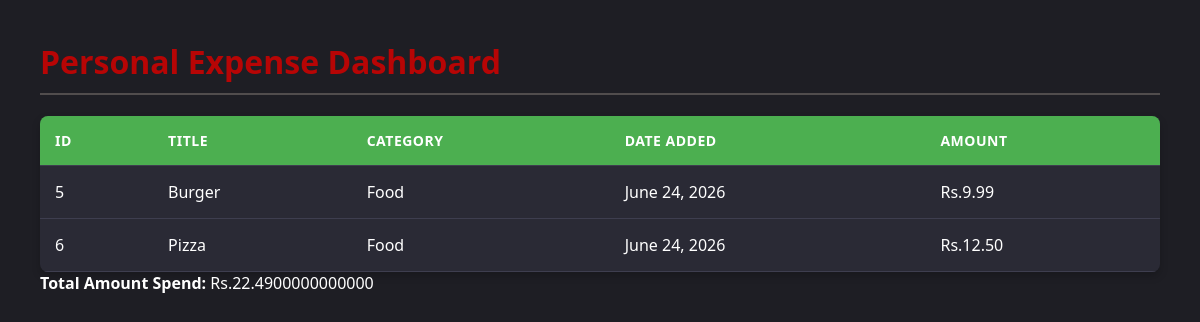
The page /api/expenses/web/ on the database as committed earlier.
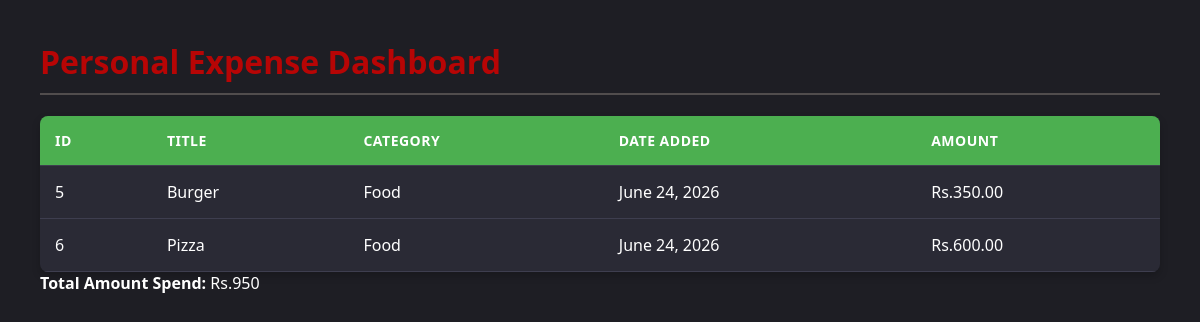
The same page on the database as committed later.
### core/models.py (models this page shows, shortened)
class Expense(models.Model):
    title = models.CharField(max_length=100)
    amount = models.DecimalField(max_digits=10, decimal_places=2)
    category = models.CharField(max_length=100)
    date_added = models.DateTimeField(auto_now_add=True)

### core/views.py (the view)
# urls.py: path('web/',expense_list_view, name='expense_list_view'),
@csrf_exempt
def expense_list_view(request):
    expenses = Expense.objects.all()
    stats = Expense.objects.aggregate(Sum('amount'))
    total = stats['amount__sum'] or 0.00
    context = {
        'all_expenses': expenses,
        'total_spent': total
    }
    return render(request, 'core/expense_list.html', context)

### templates/core/expense_list.html (shortened to what this page needs)
<!DOCTYPE html>
<head>
</head>
<body>
    <h1>Personal Expense Dashboard</h1>
    <table>
        <thead>
            <tr>
                <th>ID</th>
                <th>Title</th>
                <th>Category</th>
                <th>Date Added</th>
                <th>Amount</th>
            </tr>
        </thead>
        <tbody>
            {% for expense in all_expenses %}
            <tr>
                <td>{{expense.id}}</td>
                <td>{{expense.title}}</td>
                <td>{{expense.category}}</td>
                <td>{{expense.date_added| date:"F d, Y"}}</td>
                <td>Rs.{{expense.amount}}</td>
            </tr>
            {% empty %}
            <tr>
                <td colspan="5" style="text-align: center; color: gray;">No expense found</td>
            </tr>
            {% endfor %}
        </tbody>
    </table>
    <div class="total_box">
        <strong>Total Amount Spend:</strong> Rs.{{total_spent}}
    </div>
</body>
</html>

Rows that differ between the two databases and show on the page:
changed Expense "Burger": amount "9.99" → "350.00"
changed Expense "Pizza": amount "12.50" → "600.00"
Other text that changed with them:
{{ total_spent }}: "22.4900000000000" → "950"
